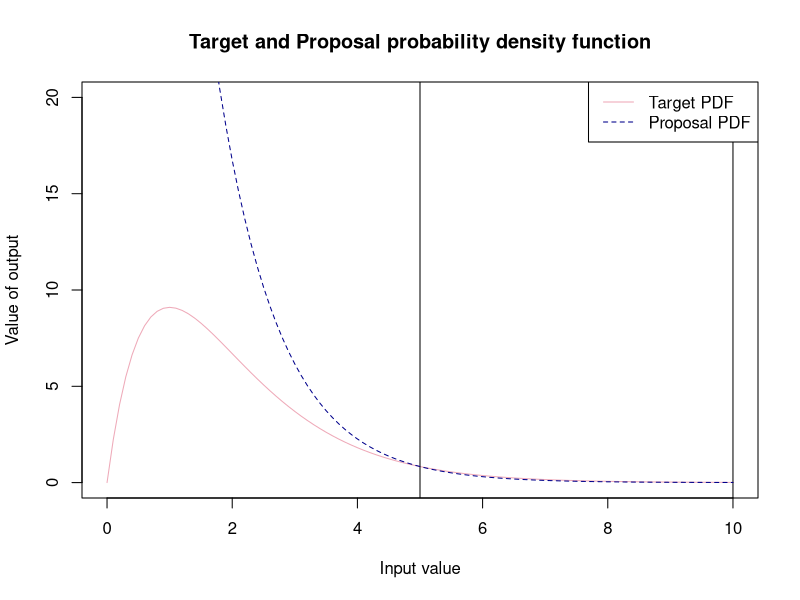
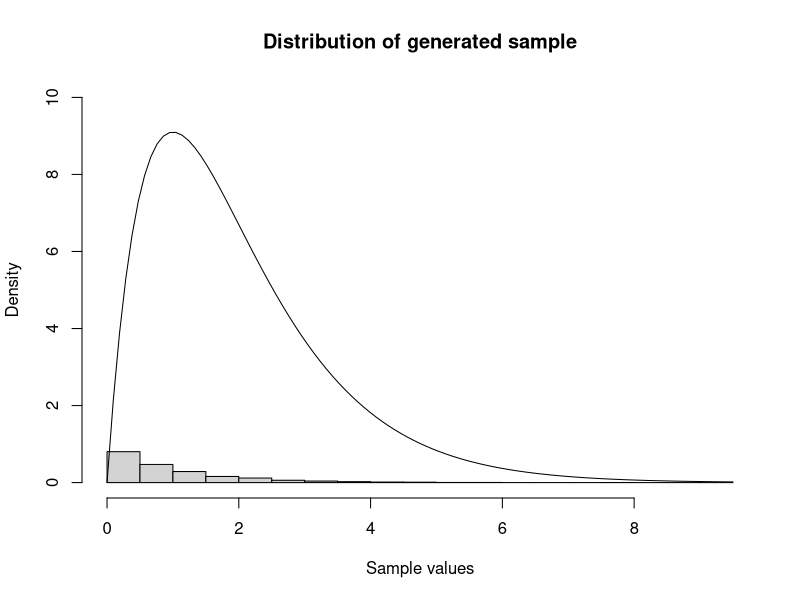
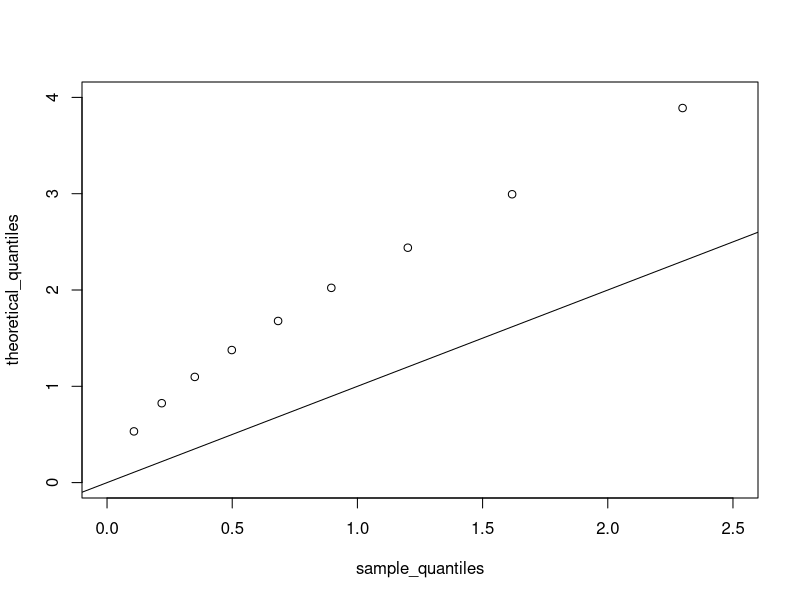
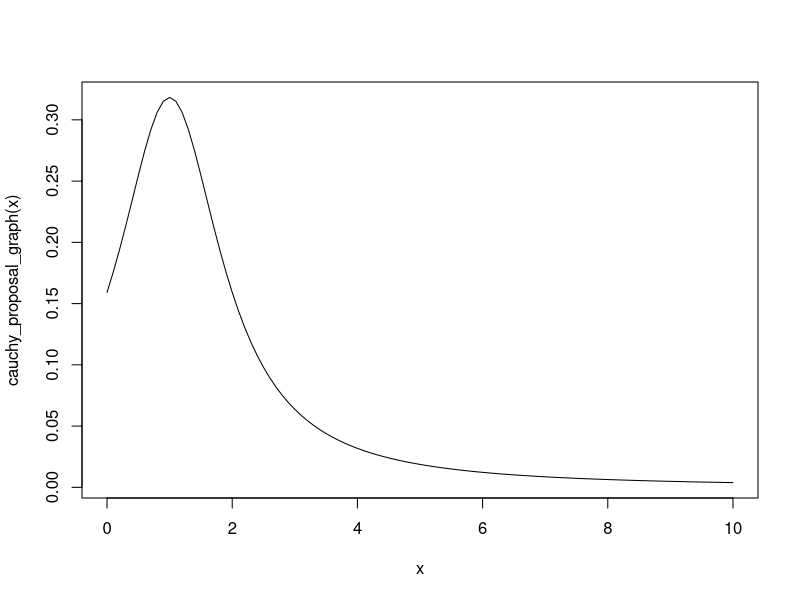
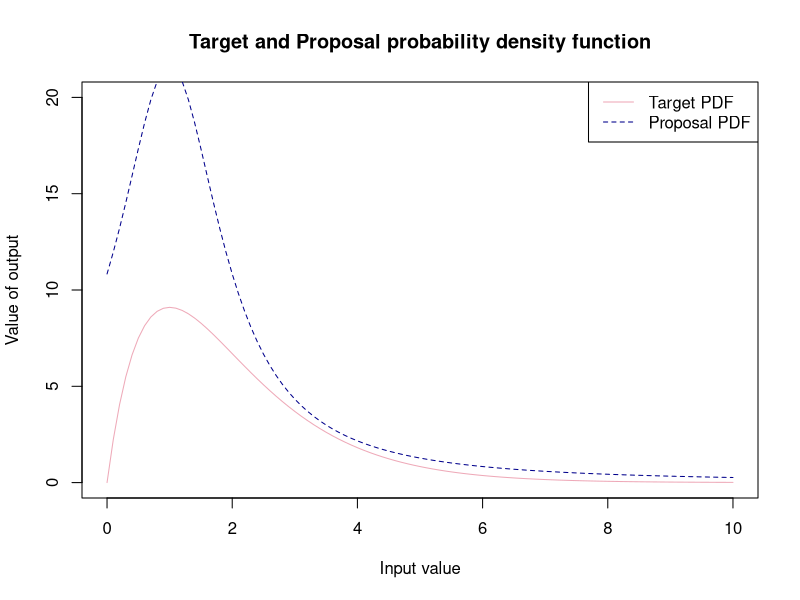
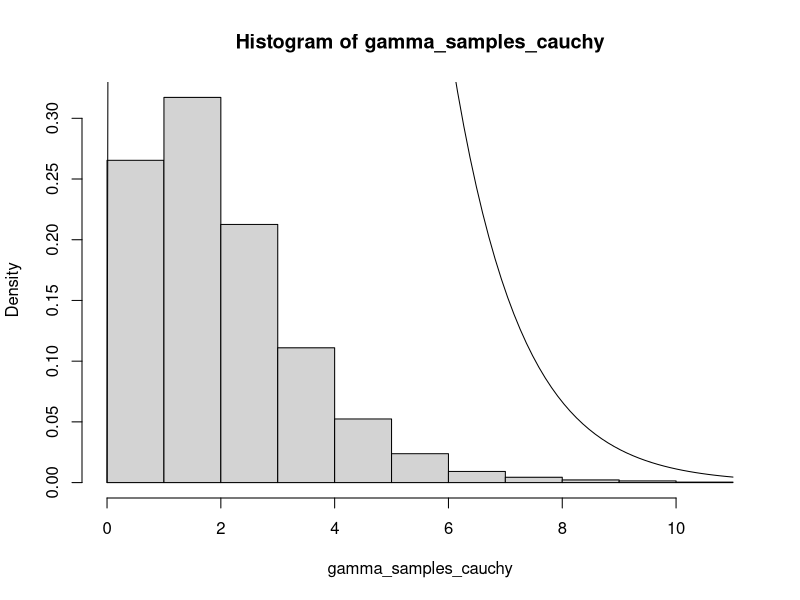
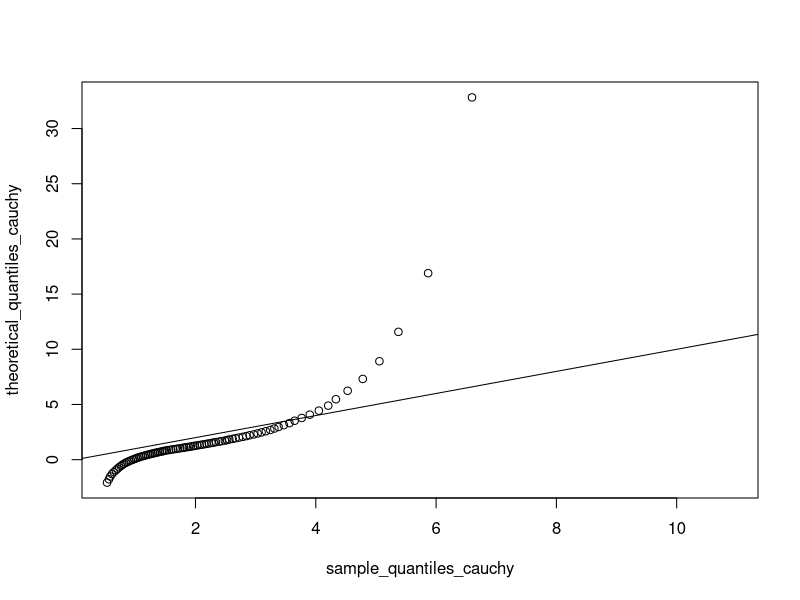

Generate these figures, in order, with R:
#-----------------------------------#
#-REJECTION SAMPLING - Gamma(2,1) --#----
#-----------------------------------#
#Defining our target pdf(density function to sample from) --------------------------
target_pdf<-function(x){
  (x*exp(-x))/(6*exp(-5))
}

#--------------------------------#
#--EXPONENTIAL PROPOSAL----------#----
#-------------------------------#
#Defining proposal pdf number generator(density that we easily sample from to use to accept or reject)--
proposal_pdf<- function(x){
   rexp(1, rate =1)
}
proposal_pdf_graph<- function(x){
  exp(-x)
}

# Graphing our target  and proposal probability density functions 
M <- ((5*exp(-5))/(6*exp(-5)))/(exp(-5))

curve(target_pdf(x), from = 0, to = 10, 
      xlab = "Input value",
      ylab = "Value of output",
      main = "Target and Proposal probability density function", col = "pink2", ylim = c(0,20))
abline(v = 5)
abline(v = 10)

curve( M * proposal_pdf_graph(x), from = , to = 10,
      xlab = "Input value",
      ylab = "Output value",
      main = "Proposal probability density funtion", add= T ,col = "blue4", lty = 2)
legend("topright", legend = c("Target PDF", "Proposal PDF"), 
       col = c("pink2", "blue4"), lty = c(1, 2))
#Rejection Sampling function -----------------------------------------------------
rgamma_2_1<-function(){
  
  set.seed(123)
  n<-5000
  sample_y<-numeric(n)
  number <- 0
  count<-0
  total_sample <-numeric(0)
  
  while(count<n) {
   
    #generated sample from proposal 
    y<-proposal_pdf(1)
    #uniform comparison
    u<- runif(1,0,1)
    #number of total generated samples
    number <- number + 1
    total_sample[number] <- y
    acceptance_rate <- round((length(sample_y)/ length(total_sample))*100 , digits = 3)
    
    #accept or reject criteria
    
    if( u < target_pdf(y)/ (M * proposal_pdf(y)))
    count<- count +1
    sample_y[count]<-y
    
  }
  number_of_samples <- length(total_sample)
  text <- "Acceptance rate:"
  percent <- "%"
  output<-paste(text,acceptance_rate,percent) #combining types to have preferred output 
  list( acceptance_rate = output, samples = sample_y, no_of_samples = number_of_samples ) #list of output from this function
}


list<- rgamma_2_1()   #creating a list of the acceptance rate and valid samples 
samples_gamma <- list$samples #creating a vector of the samples 
ac_rate <- list$acceptance_rate #acceptance rate 
no_samples <-list$no_of_samples  #number of total samples 
# Graphical display of distribution of sample and pdf ------------- -----------
# Using Histogram -------------------------------------------------------------
hist(samples_gamma, freq = FALSE,
     main = "Distribution of generated sample",
     xlab = "Sample values", ylim = c(0,10))
curve(target_pdf(x), add = TRUE)

# QQplot ----------------------------------------------------------------------
# We will now use a QQplot 
# Quantiles of the sample data 
sample_quantiles <- quantile(samples_gamma, probs = seq(0.1,1,0.1))
theoretical_quantiles <- qgamma(p = seq(0.1,1,0.1), shape =2 , rate =1)

plot(sample_quantiles, theoretical_quantiles, xlim = c(0,2.5), ylim = c(0,4))
abline(a= 0, b = 1)

#--------------------------------#
#--CAUCHY PROPOSAL--------------#----
#-------------------------------#

cauchy_proposal_graph<- function(x){
  (1/pi)*(1/(1+(x-1)^2))
}

curve(cauchy_proposal_graph(x), from = 0, to =10)

#Scaling factor with Cauchy proposal ------------------------------------------
M_cauchy <- ((5*exp(-5))/(6*exp(-5)))/((1/pi)*(1/(1+5^2)))

curve(target_pdf(x), from = 0, to = 10, 
      xlab = "Input value",
      ylab = "Value of output",
      main = "Target and Proposal probability density function", col = "pink2", ylim = c(0,20))

curve(    M_cauchy * cauchy_proposal_graph(x), from = 0, to = 10,
       xlab = "Input value",
       ylab = "Output value",
       main = "Proposal probability density funtion", add= T ,col = "blue4", lty = 2)
legend("topright", legend = c("Target PDF", "Proposal PDF"), 
       col = c("pink2", "blue4"), lty = c(1, 2))

# Rejection sampling function ----------------------------------------------

rgamma_2_1_cauchy <- function(n){
  rgamma_samples <- numeric(n) # list to store accepted samples 
  total_samples <- numeric(0)  # store total sample size 
  count <- 1                  #iterate our  while loop
  pos <- 1
  # while loop that runs until we have 5000 accepted samples 
  while (count < n) {
    # random value from a uniform distribution for comparison
    u <- runif(1, 0, 1)
    # value from cauchy distribution 
    x <- rcauchy( 1, 1, 1)
    # iterating along the list 
    pos  <- pos + 1
    total_samples[pos] <- x
    # now we can use the comparison operator to accept samples if the condition is met
    if ( u <= target_pdf(x)/(60 * cauchy_proposal_graph(x))){
      count <- count + 1
      rgamma_samples[count] <- x
    }
    
  }
  return(rgamma_samples)
}

gamma_samples_cauchy <- rgamma_2_1_cauchy(n = 5000)

hist(gamma_samples_cauchy, freq = F)
curve(target_pdf(x), add = TRUE)

sample_quantiles_cauchy <- quantile(gamma_samples_cauchy, probs = seq(0.1,1,0.01))
theoretical_quantiles_cauchy <- qcauchy(p = seq(0.1,1,0.01),1,1)

plot(sample_quantiles_cauchy, theoretical_quantiles_cauchy)
abline(a= 0, b = 1)
